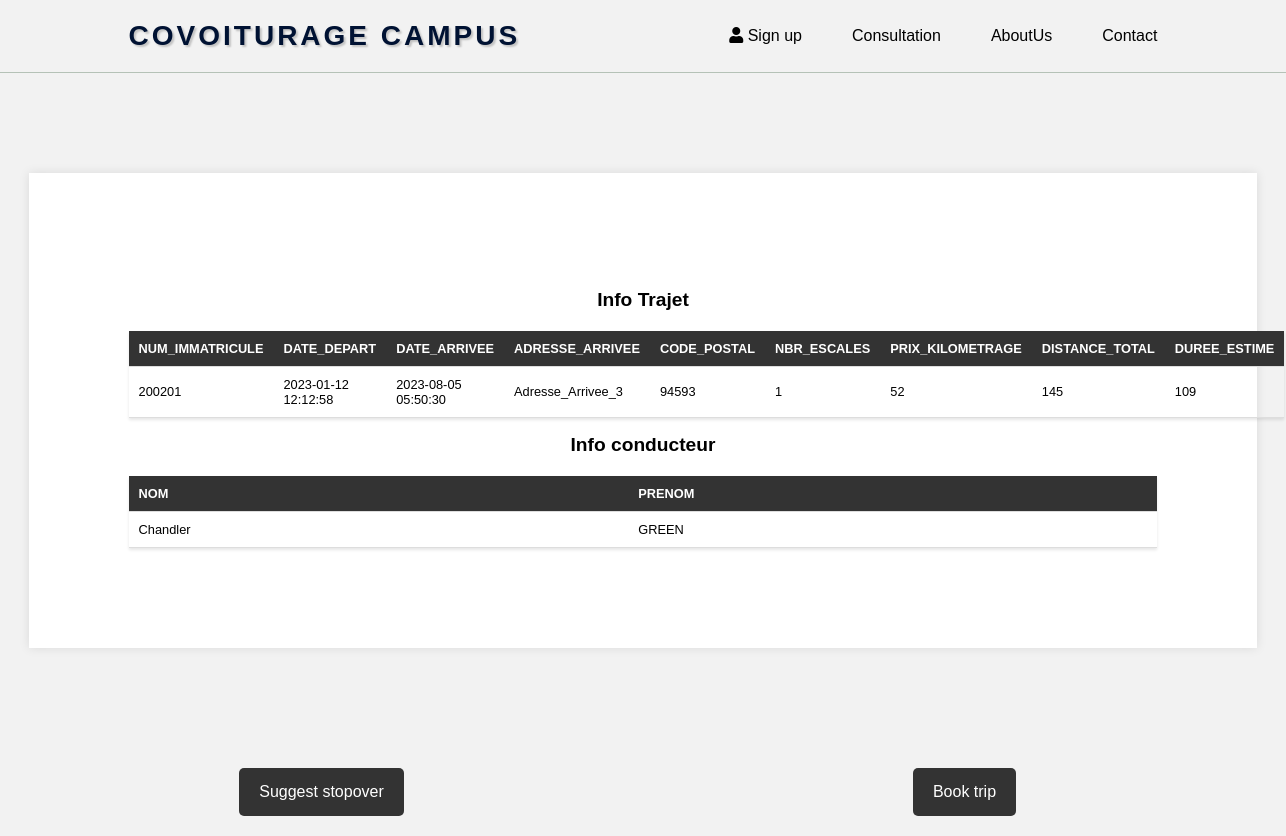
The page /php/info_trajet.php?num_trajet=3 on the database its author committed.
### tables this page shows
CREATE TABLE IF NOT EXISTS TRAJET (
    NUM_TRAJET INT AUTO_INCREMENT PRIMARY KEY, 
    NUM_IMMATRICULE INT NOT NULL,
    DATE_DEPART TIMESTAMP NOT NULL,
    DATE_ARRIVEE TIMESTAMP NOT NULL,
    ADRESSE_ARRIVEE VARCHAR(100) NOT NULL,
    CODE_POSTAL INT NOT NULL,
    NBR_ESCALES INT NOT NULL DEFAULT 0,
    PRIX_KILOMETRAGE INT NOT NULL,
    DISTANCE_TOTAL INT NOT NULL,
    DUREE_ESTIME INT NOT NULL,
    FOREIGN KEY (NUM_IMMATRICULE) REFERENCES VOITURE(NUM_IMMATRICULE) ON DELETE CASCADE ON UPDATE CASCADE
);

CREATE TABLE IF NOT EXISTS ETUDIANT (
    NUM_ETUDIANT INT NOT NULL,
    PRENOM VARCHAR(100) NOT NULL,
    NOM VARCHAR(100) NOT NULL,
    PRIMARY KEY (NUM_ETUDIANT)
);

### php/info_trajet.php (the view, shortened to what this page needs)
<!DOCTYPE html>
<html lang="en">
<head>
</head>
<body>
<?php
include('header.php');
include('../connect.php');
?>
<div id="container">
    <?php
    if (isset($_GET['num_trajet'])) {
        $num_trajet = $_GET['num_trajet'];
        $query_trajet = "SELECT * FROM TRAJET WHERE NUM_TRAJET=?";
        $stmt_trajet = $conn->prepare($query_trajet);
        $stmt_trajet->bind_param("i", $num_trajet);
        executeAndDisplay($stmt_trajet, "Info Trajet",
            ['NUM_IMMATRICULE', 'DATE_DEPART', 'DATE_ARRIVEE', 'ADRESSE_ARRIVEE', 'CODE_POSTAL', 'NBR_ESCALES', 'PRIX_KILOMETRAGE', 'DISTANCE_TOTAL', 'DUREE_ESTIME']);
        $query_conducteur = "SELECT E.NOM, E.PRENOM
                            FROM ETUDIANT E
                            JOIN CONDUCTEUR C ON C.NUM_CONDUCTEUR = E.NUM_ETUDIANT
                            JOIN VOITURE V ON C.NUM_CONDUCTEUR = V.NUM_CONDUCTEUR
                            JOIN TRAJET J ON J.NUM_IMMATRICULE = V.NUM_IMMATRICULE
                            WHERE J.NUM_TRAJET=?";
        $stmt_conducteur = $conn->prepare($query_conducteur);
        $stmt_conducteur->bind_param("i", $num_trajet);
        executeAndDisplay($stmt_conducteur, "Info conducteur", ['NOM', 'PRENOM']);
    }
    function executeAndDisplay($stmt, $heading, $columns) {
        if ($stmt->execute()) {
            $result = $stmt->get_result();
            echo "<h2>$heading</h2>";
            if ($result->num_rows > 0) {
                echo '<table>';
                echo '<tr>';
                foreach ($columns as $column) {
                    echo "<th>$column</th>";
                }
                echo '</tr>';
                while ($row = $result->fetch_assoc()) {
                    echo '<tr>';
                    foreach ($columns as $column) {
                        echo '<td>' . $row[$column] . '</td>';
                    }
                    echo '</tr>';
                }
                echo '</table>';
            } else {
                echo "No result found.";
            }
        } else {
            echo "Erreur: " . $stmt->error;
        }
    }
    ?>
</div>
<div class="row">
    <div class="column">
        <button class="button" id="ProposerEscale">Suggest stopover</button>
    </div>
    <div class="column">
        <button class="button" id="ReserverTrajet">Book trip</button>
    </div>
</div>
</body>
</html>

### php/info_trajet.php (style rules this page uses)
body { font-family: 'Segoe UI', Tahoma, Geneva, Verdana, sans-serif; padding-top: 60px; background-color: #f2f2f2; margin: 0; color: #000000; }
.row { display: flex; justify-content: center; margin-top: 20px; }
.column { flex: 1; padding: 10px; text-align: center; }
.button { background-color: #333; color: white; padding: 15px 20px; border: none; border-radius: 5px; cursor: pointer; font-size: 16px; transition: background-color 0.3s, transform 0.3s; }
#container { width: 80%; margin: 100px auto; background: white; padding: 100px; box-shadow: 0 0 10px rgba(0, 0, 0, 0.1); text-align: center; font-size: 0.8rem; }
table { width: 100%; border-collapse: collapse; margin-top: 20px; box-shadow: 0 2px 3px rgba(0, 0, 0, 0.1); text-align: center; }
th, td { padding: 10px; text-align: left; border-bottom: 1px solid #ddd; }
th { background-color: #333; color: white; }
button, input[type=submit] { background-color: #333; color: white; padding: 10px 20px; border: none; border-radius: 4px; cursor: pointer; font-size: 16px; margin: 10px 0; }

### php/header.php (style rules this page uses)
body { font-family: 'DyeLine', sans-serif; margin: 0; padding: 0; }

### rows shown on the page
trajet: NUM_IMMATRICULE "200201", DATE_DEPART "2023-01-12 12:12:58", DATE_ARRIVEE "2023-08-05 05:50:30", ADRESSE_ARRIVEE "Adresse_Arrivee_3", CODE_POSTAL "94593", NBR_ESCALES "1", PRIX_KILOMETRAGE "52", DISTANCE_TOTAL "145", DUREE_ESTIME "109"
etudiant: NOM "Chandler", PRENOM "GREEN"

### other values the page prints
$heading "Info Trajet Info conducteur"
$column "NUM_IMMATRICULE"
$column "DATE_DEPART"
$column "DATE_ARRIVEE"
$column "ADRESSE_ARRIVEE"
$column "CODE_POSTAL"
$column "NBR_ESCALES"
$column "PRIX_KILOMETRAGE"
$column "DISTANCE_TOTAL"
$column "DUREE_ESTIME"
$column "NOM"
$column "PRENOM"
